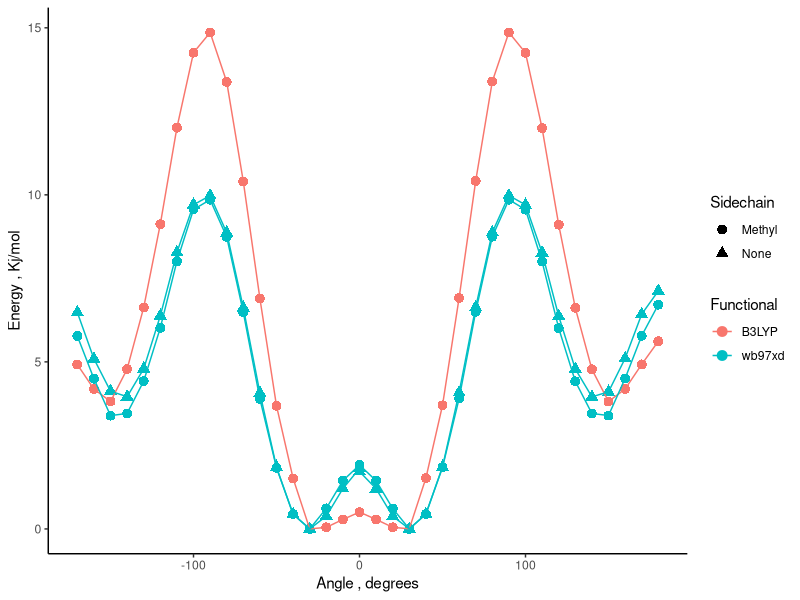

Here is the R script that generated this plot:
library("tidyverse")

#b3lyp_no_methyl <- read.table("b3lyp_no_methyl.txt") %>%
#	rename(Angle=V1, Energy=V2) %>%
#	mutate(Angle = round(Angle)) %>%
#	mutate(Functional="B3LYP") %>%
#	mutate(Sidechain="None") %>%
#	mutate(Energy= Energy*27211.4/10.36) %>%
#	mutate(Energy = Energy - min(Energy)) %>%
#	mutate(Angle = ifelse((Angle>180 & Angle<=360),Angle-360,Angle)) %>%
#	arrange(Angle)
#
xb97xdp_no_methyl <- read.table("wb97xd_no_methyl.txt") %>%
	rename(Angle=V1, Energy=V2) %>%
	mutate(Angle = round(Angle)) %>%
	mutate(Functional="wb97xd") %>%
	mutate(Sidechain="None") %>%
	mutate(Energy= Energy*27211.4/10.36) %>%
	mutate(Energy = Energy - min(Energy)) %>%
	mutate(Angle = ifelse((Angle>180 & Angle<=360),Angle-360,Angle)) %>%
	arrange(Angle)

b3lyp_with_methyl <- read.table("b3lyp_with_methyl.txt") %>%
	rename(Angle=V1, Energy=V2) %>%
	mutate(Angle = round(Angle)) %>%
	mutate(Functional="B3LYP") %>%
	mutate(Sidechain="Methyl") %>%
	mutate(Energy= Energy*27211.4/10.36) %>%
	mutate(Energy = Energy - min(Energy)) %>%
	mutate(Angle = ifelse((Angle>180 & Angle<=360),Angle-360,Angle)) %>%
	arrange(Angle)

wb97xd_with_methyl <- read.table("wb97xd_with_methyl.txt") %>%
	rename(Angle=V1, Energy=V2) %>%
	mutate(Angle = round(Angle)) %>%
	mutate(Functional="wb97xd") %>%
	mutate(Sidechain="Methyl") %>%
	mutate(Energy= Energy*27211.4/10.36) %>%
	mutate(Energy = Energy - min(Energy)) %>%
	mutate(Angle = ifelse((Angle>180 & Angle<=360),Angle-360,Angle)) %>%
	arrange(Angle)

data <- bind_rows(b3lyp_with_methyl, wb97xd_with_methyl, xb97xdp_no_methyl) %>%
	filter(Energy < 30) %>%
	ggplot(aes(x=Angle,y=Energy, color=Functional, shape=Sidechain, group=interaction(Functional,Sidechain))) +
		geom_point(size=3) +
		geom_line() +
		labs(x="Angle , degrees", y="Energy , Kj/mol") + 
		theme_classic() 
	ggsave("outer_dihedral_scans.pdf")
